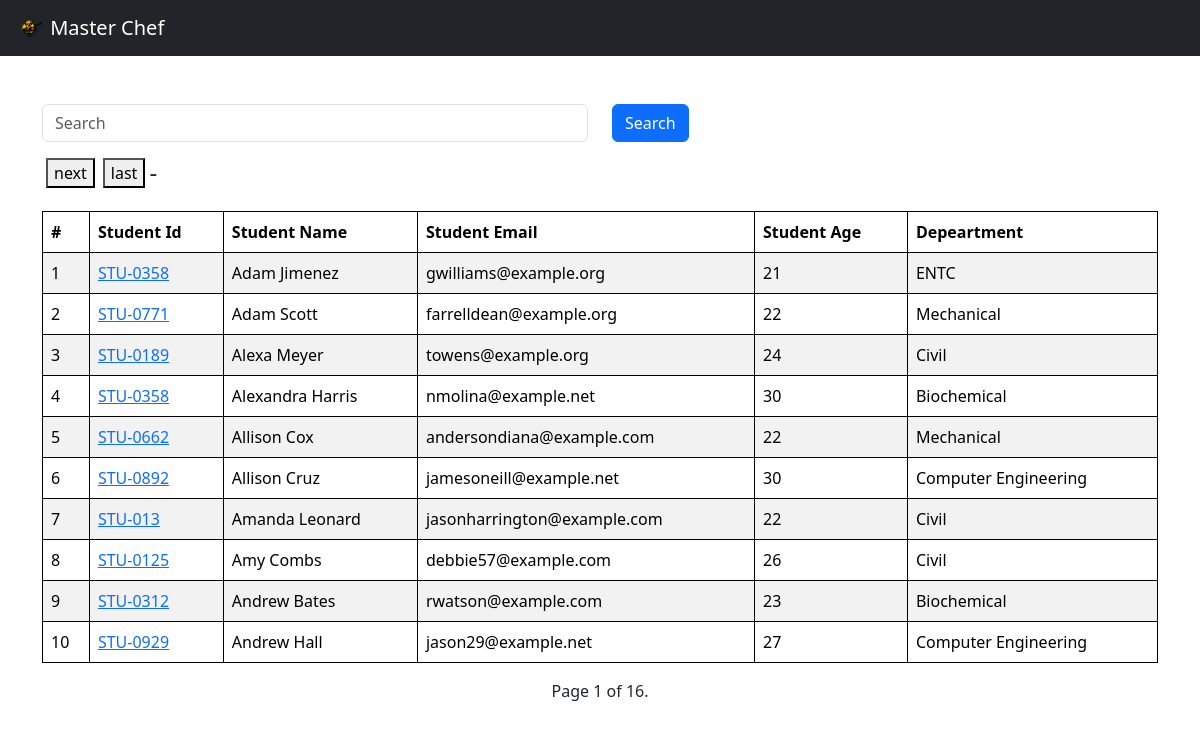
Before: /report/ with the older database file.
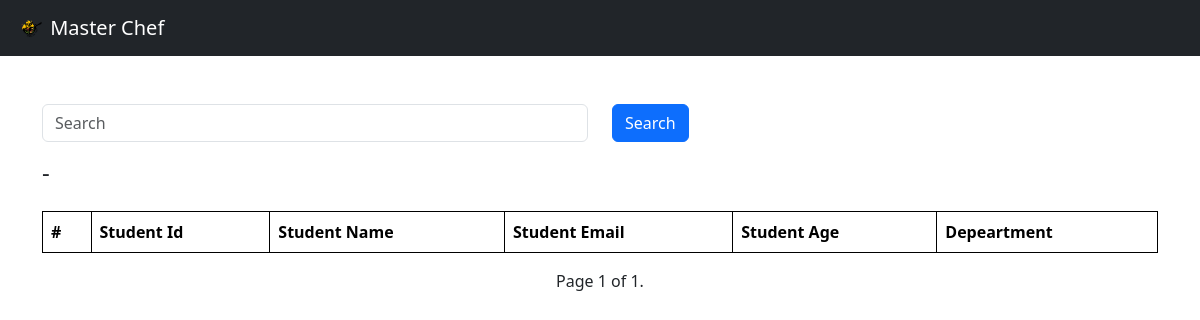
After: the same page with the newer database file.
### vege/models.py (models this page shows, shortened)
class Student(models.Model):
    department = models.ForeignKey(Department , related_name="depart" , on_delete=models.CASCADE)
    student_id = models.OneToOneField(StudentID , related_name="studentid" , on_delete=models.CASCADE)
    student_name = models.CharField(max_length=100)
    student_email = models.EmailField(unique=True)
    student_age = models.IntegerField(default=18)
    student_address = models.TextField()
    is_deleted = models.BooleanField(default=False)
    objects = StudentManager()
    admin_objects = models.Manager()
    class Meta:
        ordering = ['student_name']
        verbose_name = "student"

class StudentID(models.Model):
    student_id = models.CharField(max_length=100)
    def __str__(self) -> str:
        return self.student_id

class Department (models.Model):
    department = models.CharField(max_length=100)
    def __str__(self) -> str:
        return self.department
    class Meta:
        ordering = ['department']

### vege/views.py (the view)
# urls.py: path('report/',get_students,name="get_students"),
def get_students(request):
    queryset = Student.objects.all()
    if request.GET.get('search'):
        search = request.GET.get('search')
        queryset = queryset.filter(
            Q(student_name__icontains = search) |
            Q(department__department__icontains = search) |
            Q(student_id__student_id__icontains = search) |
            Q(student_email__icontains = search) |
            Q(student_age__icontains = search)
         )
        paginator = Paginator(queryset, 10)  # Show 25 contacts per page.
        page_number = request.GET.get("page")
        page_obj = paginator.get_page(page_number)
        return render(request, "report/report.html", {"queryset": page_obj,"search":search})
    else:
        paginator = Paginator(queryset, 10)  # Show 25 contacts per page.
        page_number = request.GET.get("page")
        page_obj = paginator.get_page(page_number)
        return render(request, "report/report.html", {"queryset": page_obj})

### vege/models.py (called while the page is built)
    def get_queryset(self):
        return super().get_queryset().filter(is_deleted=False)

### vege/templates/report/report.html (shortened to what this page needs)
<!DOCTYPE html>
<html lang="en">
<head>
  <link href="https://cdn.jsdelivr.net/npm/bootstrap@5.3.1/dist/css/bootstrap.min.css" rel="stylesheet"
>
</head>
<body>
  <nav class="navbar navbar-dark bg-dark">
    <a class="navbar-brand" href="#">
      <img src="/media/ico.png" width="30" height="30" class="d-inline-block align-top display-1 ml-3"
        style="margin-left: 15px;" alt="">
      Master Chef
    </a>
  </nav>
  <div class="container  pt-5">
    <form class="mb-3">
    <div class="row">
        <div class="col-md-6">
          <input class="form-control" placeholder="Search"  name="search">
        </div>
        <div class="col-md-6">
          <button class="btn btn-primary">Search</button>
        </div>
      </div>
    </form>
    <div class="pagination">
      <span class="step-links d-inline-flex">
        {% if queryset.has_next %}
        <a href="?search={{search}}&page={{ queryset.next_page_number }}" class="px-1"><button>next</button></a>
        <a href="?search={{search}}&page={{ queryset.paginator.num_pages }}" class="px-1"><button>last</button></a>
        {% endif %}
        <h4>-</h4>
      </span>
    </div>
    <div class="pt-3">
    <table class="table table-striped ">
      <thead>
        <tr>
          <th scope="col">#</th>
          <th scope="col">Student Id</th>
          <th scope="col">Student Name</th>
          <th scope="col">Student Email</th>
          <th scope="col">Student Age</th>
          <th scope="col">Depeartment</th>
        </tr>
      </thead>
      <tbody>
        {% for student in queryset %}
        <tr>
          <td>{{forloop.counter}}</td>
          <td><a href="{% url 'see_marks' student.student_id %}">{{student.student_id}}</a></td>
          <td>{{student.student_name}}</td>
          <td>{{student.student_email}}</td>
          <td>{{student.student_age}}</td>
          <td>{{student.department}}</td>
        </tr>
        {% endfor %}
      </tbody>
    </table>
    </div>
    <span class="current d-flex justify-content-center">
      Page {{ queryset.number }} of {{ queryset.paginator.num_pages }}.
    </span>
  </div>
</body>
</html>

Changed rows visible on the page:
removed Student: student_id "STU-0358", student_name "Adam Jimenez", student_email "gwilliams@example.org", student_age "21", department "ENTC"
removed Student: student_id "STU-0771", student_name "Adam Scott", student_email "farrelldean@example.org", student_age "22", department "Mechanical"
removed Student: student_id "STU-0189", student_name "Alexa Meyer", student_email "towens@example.org", student_age "24", department "Civil"
removed Student: student_id "STU-0358", student_name "Alexandra Harris", student_email "nmolina@example.net", student_age "30", department "Biochemical"
removed Student: student_id "STU-0662", student_name "Allison Cox", student_email "andersondiana@example.com", student_age "22", department "Mechanical"
removed Student: student_id "STU-0892", student_name "Allison Cruz", student_email "jamesoneill@example.net", student_age "30", department "Computer Engineering"
removed Student: student_id "STU-013", student_name "Amanda Leonard", student_email "jasonharrington@example.com", student_age "22", department "Civil"
removed Student: student_id "STU-0125", student_name "Amy Combs", student_email "debbie57@example.com", student_age "26", department "Civil"
removed Student: student_id "STU-0312", student_name "Andrew Bates", student_email "rwatson@example.com", student_age "23", department "Biochemical"
removed Student: student_id "STU-0929", student_name "Andrew Hall", student_email "jason29@example.net", student_age "27", department "Computer Engineering"
Other visible differences:
{{ queryset.paginator.num_pages }}: "16" → "1"
text no longer shown: "next last"
